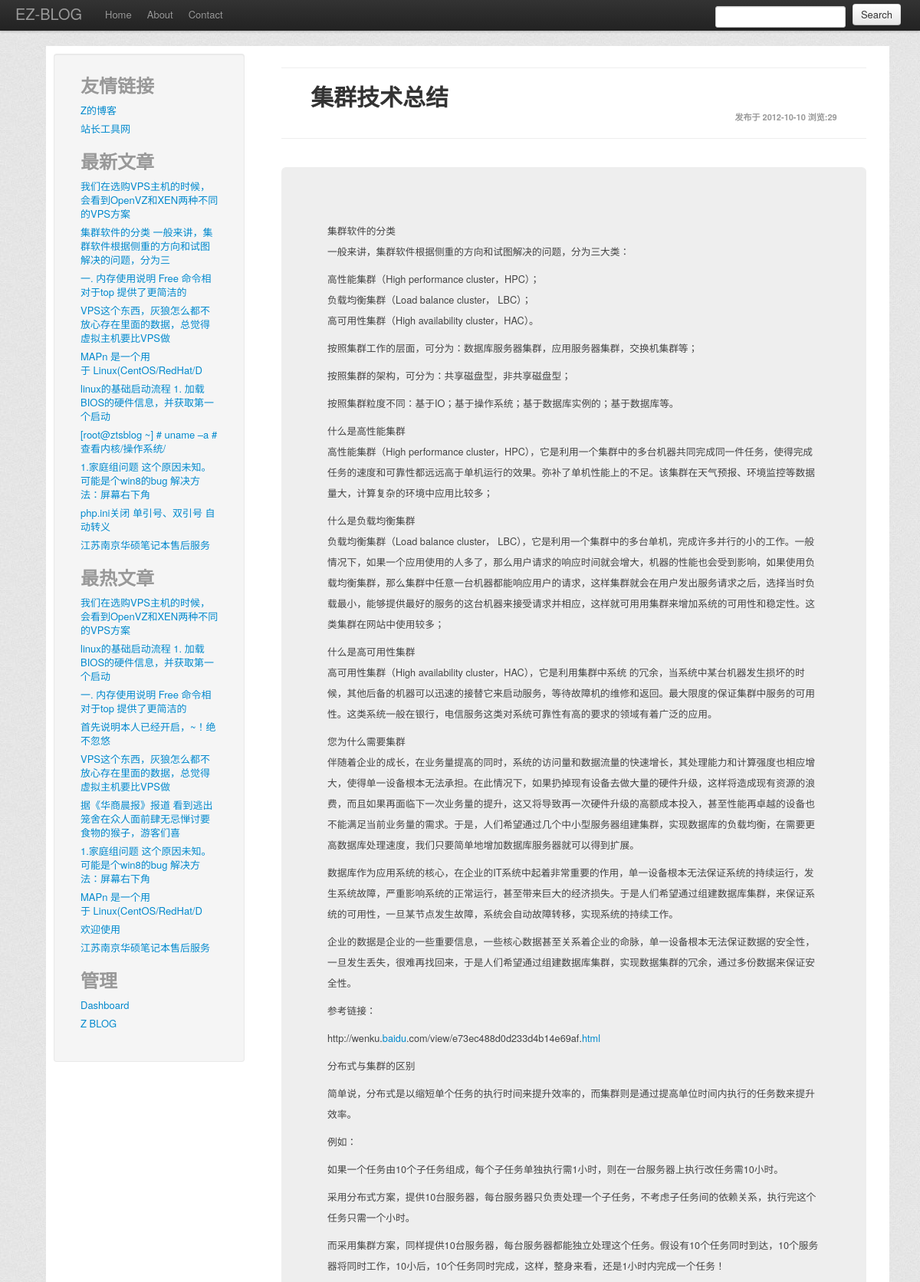
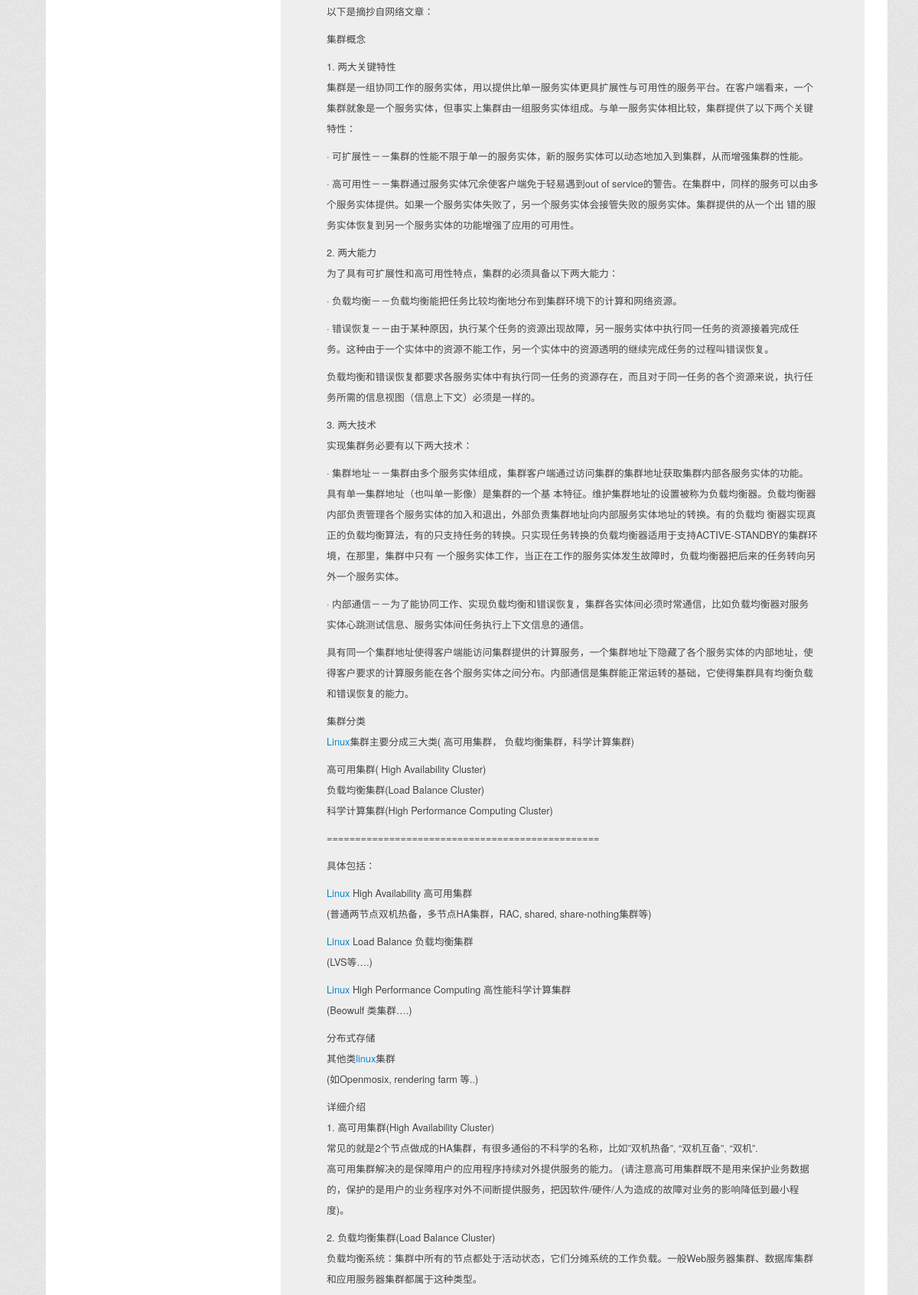
The page /single.php?id=14 (upper part) on the database its author committed (2 pictures, top to bottom).
### tables this page shows
CREATE TABLE IF NOT EXISTS `links` (
  `url_name` varchar(255) NOT NULL,
  `url_site` varchar(255) NOT NULL,
  `url_description` varchar(255) NOT NULL,
  `ID` int(100) NOT NULL AUTO_INCREMENT,
  PRIMARY KEY (`ID`)
);

CREATE TABLE IF NOT EXISTS `posts` (
  `post_hits` int(11) NOT NULL DEFAULT '0',
  `ID` bigint(20) NOT NULL AUTO_INCREMENT,
  `post_author` bigint(20) NOT NULL,
  `post_title` varchar(50) NOT NULL,
  `post_status` varchar(20) NOT NULL DEFAULT 'publish',
  `comment_status` varchar(20) NOT NULL DEFAULT 'open',
  `post_content` longtext NOT NULL,
  `time` date NOT NULL,
  PRIMARY KEY (`ID`),
  KEY `title_5` (`post_title`),
  KEY `title_6` (`post_title`),
  KEY `ID` (`ID`),
  KEY `ID_2` (`ID`),
  FULLTEXT KEY `title` (`post_title`),
  FULLTEXT KEY `title_2` (`post_title`),
  FULLTEXT KEY `context` (`post_content`),
  FULLTEXT KEY `title_3` (`post_title`),
  FULLTEXT KEY `title_4` (`post_title`),
  FULLTEXT KEY `title_7` (`post_title`)
);

### common/post_functions.php (called while the page is built, shortened)
<?php
function get_post_content() {
	global $rs;
	return $rs ['post_content'];
}
function get_post_title() {
	global $rs;
	return $rs ['post_title'];
}
function get_post_hit() {
	global $rs;
	return $rs ['post_hits'];
}
function get_post_link() {
	global $rs;
	global $ez_url_model;
	$post_id = $rs ['ID'];
	if ($ez_url_model == 1)
		$post_link = "single.php?id=$post_id";
	return $post_link;
}
function get_post_time() {
	global $rs;
	return  $rs ['time'];
}
function get_post_content_short($start, $end) {
	return mb_substr ( strip_tags ( get_post_content () ), $start, $end, "utf-8" );
}
function get_post_by_id($id) {
	$sql = "select * from `posts` where `ID`='$id'";
	$query = mysql_query ( $sql );
	$rs = mysql_fetch_array ( $query );
	return $rs;
}
?>

### common/settings.php (called while the page is built, shortened)
<?php
$ez_url_model = 1;
?>

### siderbar.php (the view, shortened to what this page needs)
<body>
	<div class="row-fluid"
		style="background-color: white; padding: 10px 10px 10px 10px;">
		<div class="span3">
			<div class="well sidebar-nav">
				<ul class="nav nav-list">
					<li class="nav-header">
						<h2>友情链接</h2>
					</li>
      		  	<?php
							$sql = "select * from `links`  ";
							$query = mysql_query ( $sql ) or die ( "GET LINKS failed" );
									while ( $rs = mysql_fetch_array ( $query ) ) {
										?>
								<li><a href="<?php echo $rs['url_site']?>"><?php echo $rs['url_name']?></a></li>
	<?php	}	?>
	<li class="nav-header">
						<h2>最新文章</h2>
					</li>
		<?php
		@$sql = "select * from `posts` order by `ID` desc limit 0,10 ";
		$query = mysql_query ( $sql ) or die ( "GET posts failed" );
		for($i=0;$i<10;$i++){
			$rs = mysql_fetch_array ( $query);
			echo "<li><a href=".get_post_link()."> ".get_post_content_short(0, 40)."</a></li>";
		}
		 ?>
	<li class="nav-header">
						<h2>最热文章</h2>
					</li>
		<?php
		$sql = "select * from `posts` order by post_hits desc limit 0,10 ";
		$query = mysql_query ( $sql ) or die ( "GET posts failed" );
		for($i=0;$i<10;$i++){
			$rs = mysql_fetch_array ( $query);
			echo "<li><a href=".get_post_link()."> ".get_post_content_short(0, 40)."</a></li>";
		}
		?>
		<li class="nav-header">
						<h2>管理</h2>
					</li>
					<li><a href="adminold">Dashboard</a></li>
					<li><a href="http://www.zts1993.com">Z BLOG</a></li>
				</ul>
				<br />
			</div>
		</div>
		<div class="span9">

### single.php (shortened to what this page needs)
<?php
include "header.php";
include "header-nav.php";
include "siderbar.php";
@$id=$_GET ['id'];
if (! empty ($id )) {
	$rs=get_post_by_id( $id ) ;
}
else{
	header("location:./404.php");
}
?>
<div class="content">
	<hr class="ds-component" data-componentid="hr1" />
	<div class="title">
		<h1><?php echo get_post_title() ; ?></h1>
		<h6 align="right">发布于 <?php echo get_post_time() ; ?> 浏览:<?php echo get_post_hit() ; ?></h6>
	</div>
	<hr class="ds-component" data-componentid="hr1" />
	<br />
	<div class="hero-unit ds-component">
		<p><?php echo get_post_content() ; ?></p>
	</div>
</div>
<?php
include "footer.php";
?>

### header.php (style rules this page uses)
body { padding-top: 60px; padding-left: 60px; padding-right: 60px; background-image: url("./assets/img/bg_body.jpg"); background-repeat: repeat; }
.content { width: 95%; mid-width: 600px; margin: 0 auto; }
.title { width: 90%; mid-width: 600px; margin: 0 auto; }

### rows shown on the page
links: url_name "Z的博客"
links: url_name "站长工具网"
posts: post_content "我们在选购VPS主机的时候，会看到OpenVZ和XEN两种不同的VPS方案"
posts: post_content "集群软件的分类 一般来讲，集群软件根据侧重的方向和试图解决的问题，分为三", post_title "集群技术总结", time "2012-10-10", post_hits "29", post_content "集群软件的分类 一般来讲，集群软件根据侧重的方向和试图解决的问题，分为三大类： 高性能集群（High performance cluster，HPC）； 负载均衡集群（Load balance cluster， LBC）； 高可用性集群（High availability cluster，HAC）。 按照集群工作的层面，可分为：数据库服务器集群，应用服务器集群，交换机集群等； 按照集群的架构，可分为：共享磁盘型，非共享磁盘型； 按照集群粒度不同：基于IO；基于操作系统；基于数据库实例的；基于数据库等。 什么是高性能集群 高性能集群（High performance cluster，HPC），它是利用一个集群中的多台机器共同完成同一件任务，使得完成任务的速度和可靠性都远远高于单机运行的效果。弥补了单机性能上的不足。该集群在天气预报、环境监控等数据量大，计算复杂的环境中应用比较多； 什么是负载均衡集群 负载均衡集群（Load balance cluster， LBC），它是利用一个集群中的多台单机，完成许多并行的小的工作。一般情况下，如果一个应用使用的人多了，那么用户请求的响应时间就会增大，机器的性能也会受到影响，如果使用负载均衡集群，那么集群中任意一台机器都能响应用户的请求，这样集群就会在用户发出服务请求之后，选择当时负载最小，能够提供最好的服务的这台机器来接受请求并相应，这样就可用用集群来增加系统的可用性和稳定性。这类集群在网站中使用较多； 什么是高可用性集群 高可用性集群（High availability cluster，HAC），它是利用集群中系统…"
posts: post_content "一. 内存使用说明 Free 命令相对于top 提供了更简洁的"
posts: post_content "VPS这个东西，灰狼怎么都不放心存在里面的数据，总觉得虚拟主机要比VPS做"
posts: post_content "MAPn 是一个用于 Linux(CentOS/RedHat/D"
posts: post_content "linux的基础启动流程 1. 加载BIOS的硬件信息，并获取第一个启动"
posts: post_content "[root@ztsblog ~] # uname –a # 查看内核/操作系统/"
posts: post_content "1.家庭组问题 这个原因未知。可能是个win8的bug 解决方法：屏幕右下角"
posts: post_content "php.ini关闭 单引号、双引号 自动转义"
posts: post_content "江苏南京华硕笔记本售后服务"
posts: post_content "首先说明本人已经开启，~！绝不忽悠"
posts: post_content "据《华商晨报》报道 看到逃出笼舍在众人面前肆无忌惮讨要食物的猴子，游客们喜"
posts: post_content "欢迎使用"
